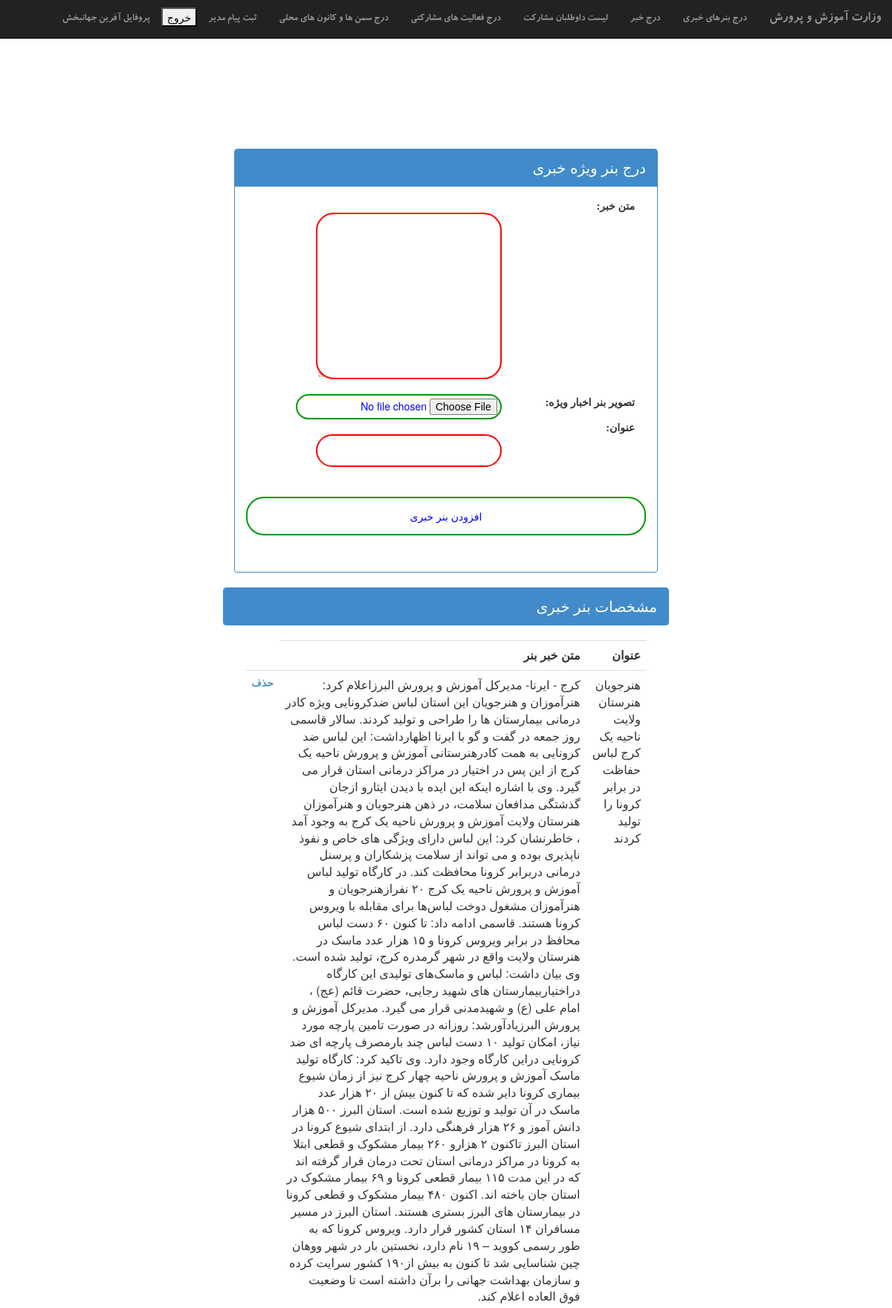
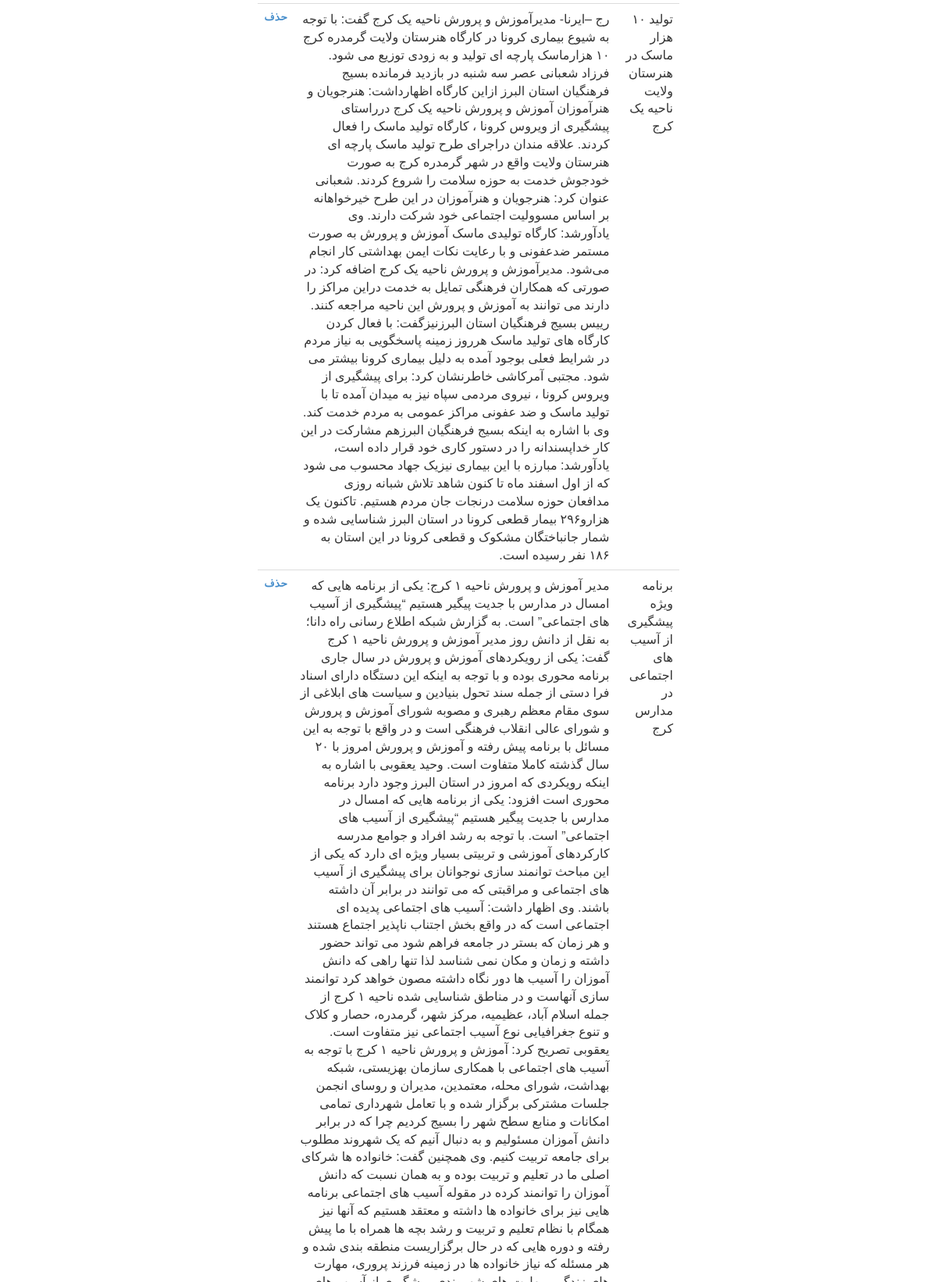
/addbaner (signed in, upper part), run on the app's committed database (2 pictures, top to bottom).
### participation/models.py (models this page shows)
class banernews(models.Model):
    image=models.ImageField(default='1.jpg',upload_to='ImageSlider/',null=True,blank=True)
    created_at = models.DateTimeField(auto_now_add=True)
    title=models.CharField(max_length=300,default=' ')
    description=models.TextField(default=' ',blank=True)

### socialParticipation/views.py (the view)
# urls.py: path('addbaner',views.addbaner_view,name='addbaner'),
@login_required(login_url='home')
def addbaner_view(request):
    if request.POST:
        form=forms.addbaner(request.POST,request.FILES)
        if form.is_valid():
            instance=form.save()
            instance.save()
            return render(request,'successfully.html')
    else:
        form=forms.addbaner()
    baners=apps.get_model('participation','banernews').objects.all().order_by('-id')
    return render(request,'banernews.html',{'form':form,'baners':baners})

### socialParticipation/forms.py
class addbaner(forms.ModelForm):
    class Meta:
        model=apps.get_model('participation','banernews')
        fields={'title','description','image'}
        labels={'title':'عنوان','description':'متن خبر','image':'تصویر بنر اخبار ویژه'}

### templates/banernews.html (shortened to what this page needs)
{%extends 'adminbaner.html'%}
    {%block content%}
    <div class="panel panel-primary">
        <div class="panel-heading"> درج بنر ویژه خبری</div>
        <div class="panel-body">
            <form class="site-form" action="{% url 'addbaner' %}" method="post" enctype="multipart/form-data">
              <div  class="container">
                {%for field in form%}
                  <div class="row">
                    <div class="col-lg-4 col-md-4 ">
                    <b>{{field.label_tag}}</b>
                  </div>
                    <div class="col-lg-8 col-md-8">  <b> {{field}}</b>
                    </div>
                  </div>
                  {%endfor%}
              </div>
                <input type="submit" value="افزودن بنر خبری" class="btn btn-success btn-block">
              </form>
        </div>
      </div>
      <div class="row">
        <table>
            <tr>
                <div class=" panel panel-primary">
                    <div class=" panel-heading"> مشخصات بنر خبری</div>
                        </div>
            </tr>
        </table>
    </div>
<div class="container">
<div class="table">
  <table >
      <tr>
  <th scope="col"><strong>عنوان  </strong></th>
  <th scope="col"><strong>متن خبر بنر  </strong></th>
  </tr>
                      {%for baner in baners%}
                    <tr class="table-active">    <td class="table-primary">
                          {{baner.title}} <br>
                          <td class="table-primary">
                               {{baner.description}}</td>
                               <td class="table-primary">
                                <a class="highlight" href="{% url 'delbaner' baner.id%}">
                                    <strong>حذف</strong>
                                </a></td>
                                </tr>
                  {%endfor%}
    </table>
</div>
</div>
    {%endblock%}

### templates/adminbaner.html (shortened to what this page needs)
<html lang="en">
<head>
    {%load static%}
    <link rel="stylesheet" href="{% static "css/bootstrap-rtl.css" %}"/>
</head>
<body>
    <div class="container">
        <div id="header" class="row">
            <nav class="navbar navbar-inverse navbar-fixed-top">
                <div class="container-fluid">
                  <div class="navbar-header">
                    <a class="navbar-brand" href="http://medu.ir">وزارت آموزش و پرورش</a>
                  </div>
                  <div class="collapse navbar-collapse" id="bs-example-navbar-collapse-1">
                    <ul class="nav navbar-nav">
                      <li><a href="{% url 'addbaner'%}">درج بنرهای خبری</a></li>
                      <li><a href="{% url 'addnews'%}">درج خبر</a></li>
                      <li><a href="{% url 'volenteers'%}"> لیست داوطلبان مشارکت</a></li>
                      <li><a href="{% url 'addparticipate' %}">درج فعالیت های مشارکتی</a></li>
                      <li><a href="{% url 'registerSaman' %}"> درج سمن ها و کانون های محلی</a></li>
                      <li><a href="{% url 'messageadmin' %}"> ثبت پیام مدیر</a></li>
                      <li style="margin-top: 10px">
                        <form class="form-group" action="{% url 'logout' %}" method="post">
                            <button type="submit" name="logoutb">خروج</button>
                          </form>
                      </li>
                      <li style="color:white;"> <a href="{% url 'editprofile' %}"> پروفایل {{user.first_name}} {{user.last_name}}</a></li>
                    </ul>
                  </div>
                </div>
              </nav>
        </div>
        <div class="row" style="margin-top: 200px">
            <div class="row">
                <div id="content" class="col-lg-6 col-md-6 col-sm-6 col-xs-12 col-md-offset-3 col-lg-offset-3 col-sm-offset-3 pull-right">
                    {%block content%}
                    {%endblock%}
                </div>
                <div class="col-lg-3 col-md-3 col-sm-3 col-xs-12 pull-left" id="sidebar" >
                </div>
            </div>
        </div>
    </div>
</body>
</html>

### data on the page
banernews: title "هنرجویان هنرستان ولایت ناحیه یک کرج لباس حفاظت در برابر کرونا را تولید کردند", description "کرج - ایرنا- مدیرکل آموزش و پرورش البرزاعلام کرد: هنرآموزان و هنرجویان این استان لباس ضدکرونایی ویژه کادر درمانی بیمارستان ها را طراحی و تولید کردند. سالار قاسمی روز جمعه در گفت و گو با ایرنا اظهارداشت: این لباس ضد کرونایی به همت کادرهنرستانی آموزش و پرورش ناحیه یک کرج از این پس در اختیار در مراکز درمانی استان قرار می گیرد. وی با اشاره اینکه این ایده با دیدن ایثارو ازجان گذشتگی مدافعان سلامت، در ذهن هنرجویان و هنرآموزان هنرستان ولایت آموزش و پرورش ناحیه یک کرج به وجود آمد ، خاطرنشان کرد: این لباس دارای ویژگی های خاص و نفوذ ناپذیری بوده و می تواند از سلامت پزشکاران و پرسنل درمانی دربرابر کرونا محافظت کند. در کارگاه تولید لباس آموزش و پرورش ناحیه یک کرج ۲۰ نفرازهنرجویان و هنرآموزان مشغول دوخت…"
banernews: title "تولید ۱۰ هزار ماسک در هنرستان ولایت ناحیه یک کرج", description "رج –ایرنا- مدیرآموزش و پرورش ناحیه یک کرج گفت: با توجه به شیوع بیماری کرونا در کارگاه هنرستان ولایت گرمدره کرج ۱۰ هزارماسک پارچه ای تولید و به زودی توزیع می شود. فرزاد شعبانی عصر سه شنبه در بازدید فرمانده بسیج فرهنگیان استان البرز ازاین کارگاه اظهارداشت: هنرجویان و هنرآموزان آموزش و پرورش ناحیه یک کرج درراستای پیشگیری از ویروس کرونا ، کارگاه تولید ماسک را فعال کردند. علاقه مندان دراجرای طرح تولید ماسک پارچه ای هنرستان ولایت واقع در شهر گرمدره کرج به صورت خودجوش خدمت به حوزه سلامت را شروع کردند. شعبانی عنوان کرد: هنرجویان و هنرآموزان در این طرح خیرخواهانه بر اساس مسوولیت اجتماعی خود شرکت دارند. وی یادآورشد: کارگاه تولیدی ماسک آموزش و پرورش به صورت مستمر ضدعفونی و با رعایت نکات ایمن بهداشتی…"
banernews: title "برنامه ویژه پیشگیری از آسیب های اجتماعی در مدارس کرج"

### other printed values
{{ user.first_name }} "آفرین"
{{ user.last_name }} "جهانبخش"
{{ field.label_tag }} "متن خبر:" "تصویر بنر اخبار ویژه:" "عنوان:"
